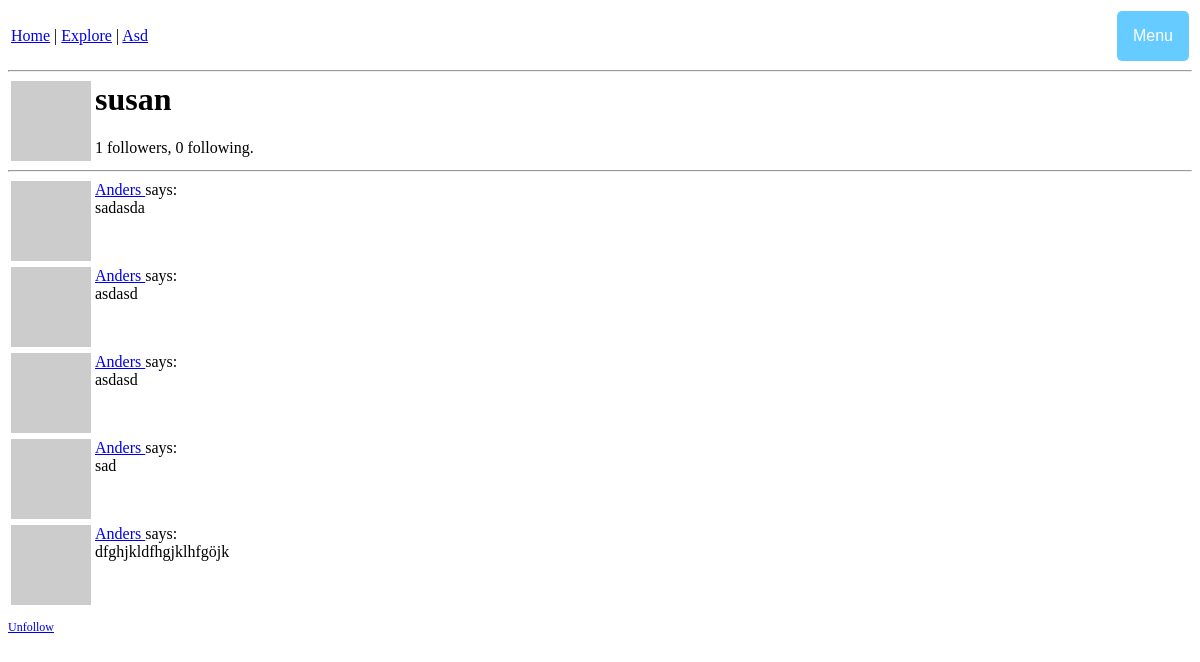
Screenshot of /user/susan (signed in) with the database file from the repository.
### kurtain/models.py (models this page shows, shortened)
class User(UserMixin, db.Model):
    id = db.Column(db.Integer, primary_key=True)
    username = db.Column(db.String(64), index=True, unique=True)
    email = db.Column(db.String(120), index=True, unique=True)
    password_hash = db.Column(db.String(128))
    posts = db.relationship('Post', backref='author', lazy='dynamic')
    about_me = db.Column(db.String(140))
    last_seen = db.Column(db.DateTime, default=datetime.utcnow)
    followed = db.relationship(
        'User', secondary=followers,
        primaryjoin=(followers.c.follower_id == id),
        secondaryjoin=(followers.c.followed_id == id),
        backref=db.backref('followers', lazy='dynamic'), lazy='dynamic')
    def avatar(self, size):
        digest = md5(self.email.lower().encode('utf-8')).hexdigest()
        return 'https://www.gravatar.com/avatar/{}?d=identicon&s={}'.format(digest, size)
    def is_following(self, user):
        return self.followed.filter(
            followers.c.followed_id == user.id).count() > 0

class Post(db.Model):
    id = db.Column(db.Integer, primary_key=True)
    body = db.Column(db.String(140))
    timestamp = db.Column(db.DateTime, index=True, default=datetime.utcnow)
    user_id = db.Column(db.Integer, db.ForeignKey('user.id'))

### kurtain/routes.py (the view)
@kurtain.route('/user/<username>')
@login_required
def user(username):
    user = User.query.filter_by(username=username).first_or_404()
    posts = current_user.posts.all()
    return render_template('user.html', user=user, posts=posts)

### kurtain/models.py (called while the page is built)
@login.user_loader
def load_user(id):
    return User.query.get(int(id))

### kurtain/routes.py (called while the page is built)
@kurtain.before_request
def before_request():
    if current_user.is_authenticated:
        current_user.last_seen = datetime.utcnow()
        db.session.commit()

### kurtain/templates/user.html (shortened to what this page needs)
{% extends "base.html" %}
{% block content %}
<table>
	<tr valign="top">
		<td><img src="{{ user.avatar(128) }}"></td>
		<td>
			<h1>{{ user.username }}</h1>
			<p>{{ user.followers.count() }} followers, {{ user.followed.count() }} following.</p>
		</td>
	</tr>
</table>
<hr>
{% for post in posts %}
	{% include '_post.html' %}
{% endfor %}
{% if user == current_user %}
	<p><a href="{{ url_for('edit_profile') }}">Edit your profile</a></p>
{% elif not current_user.is_following(user) %}
	<p><a href="{{ url_for('follow', username=user.username) }}">Follow</a></p>
{% else %}
	<p><a href="{{ url_for('unfollow', username=user.username) }}">Unfollow</a></p>
{% endif %}
{% endblock %}

### kurtain/templates/_post.html
<table>
    <tr valign="top">
        <td><img src="{{ post.author.avatar(40) }}"></td>
        <td>
            <a href="{{ url_for('user', username=post.author.username) }}">
                {{ post.author.username }}
            </a>says:<br>{{ post.body }}
        </td>
    </tr>
</table>

### kurtain/static/css/base.css (style rules this page uses)
body { background-color: #FFFFFF; font-family: verdana; font-size: 12px; }

### rows the page displays
User: username "susan"
Post: author.username "Anders", body "sadasda"
Post: author.username "Anders", body "asdasd"
Post: author.username "Anders", body "asdasd"
Post: author.username "Anders", body "sad"
Post: author.username "Anders", body "dfghjkldfhgjklhfgöjk"

### other values shown
{{ user.followers.count() }} "1"
{{ user.followed.count() }} "0"
